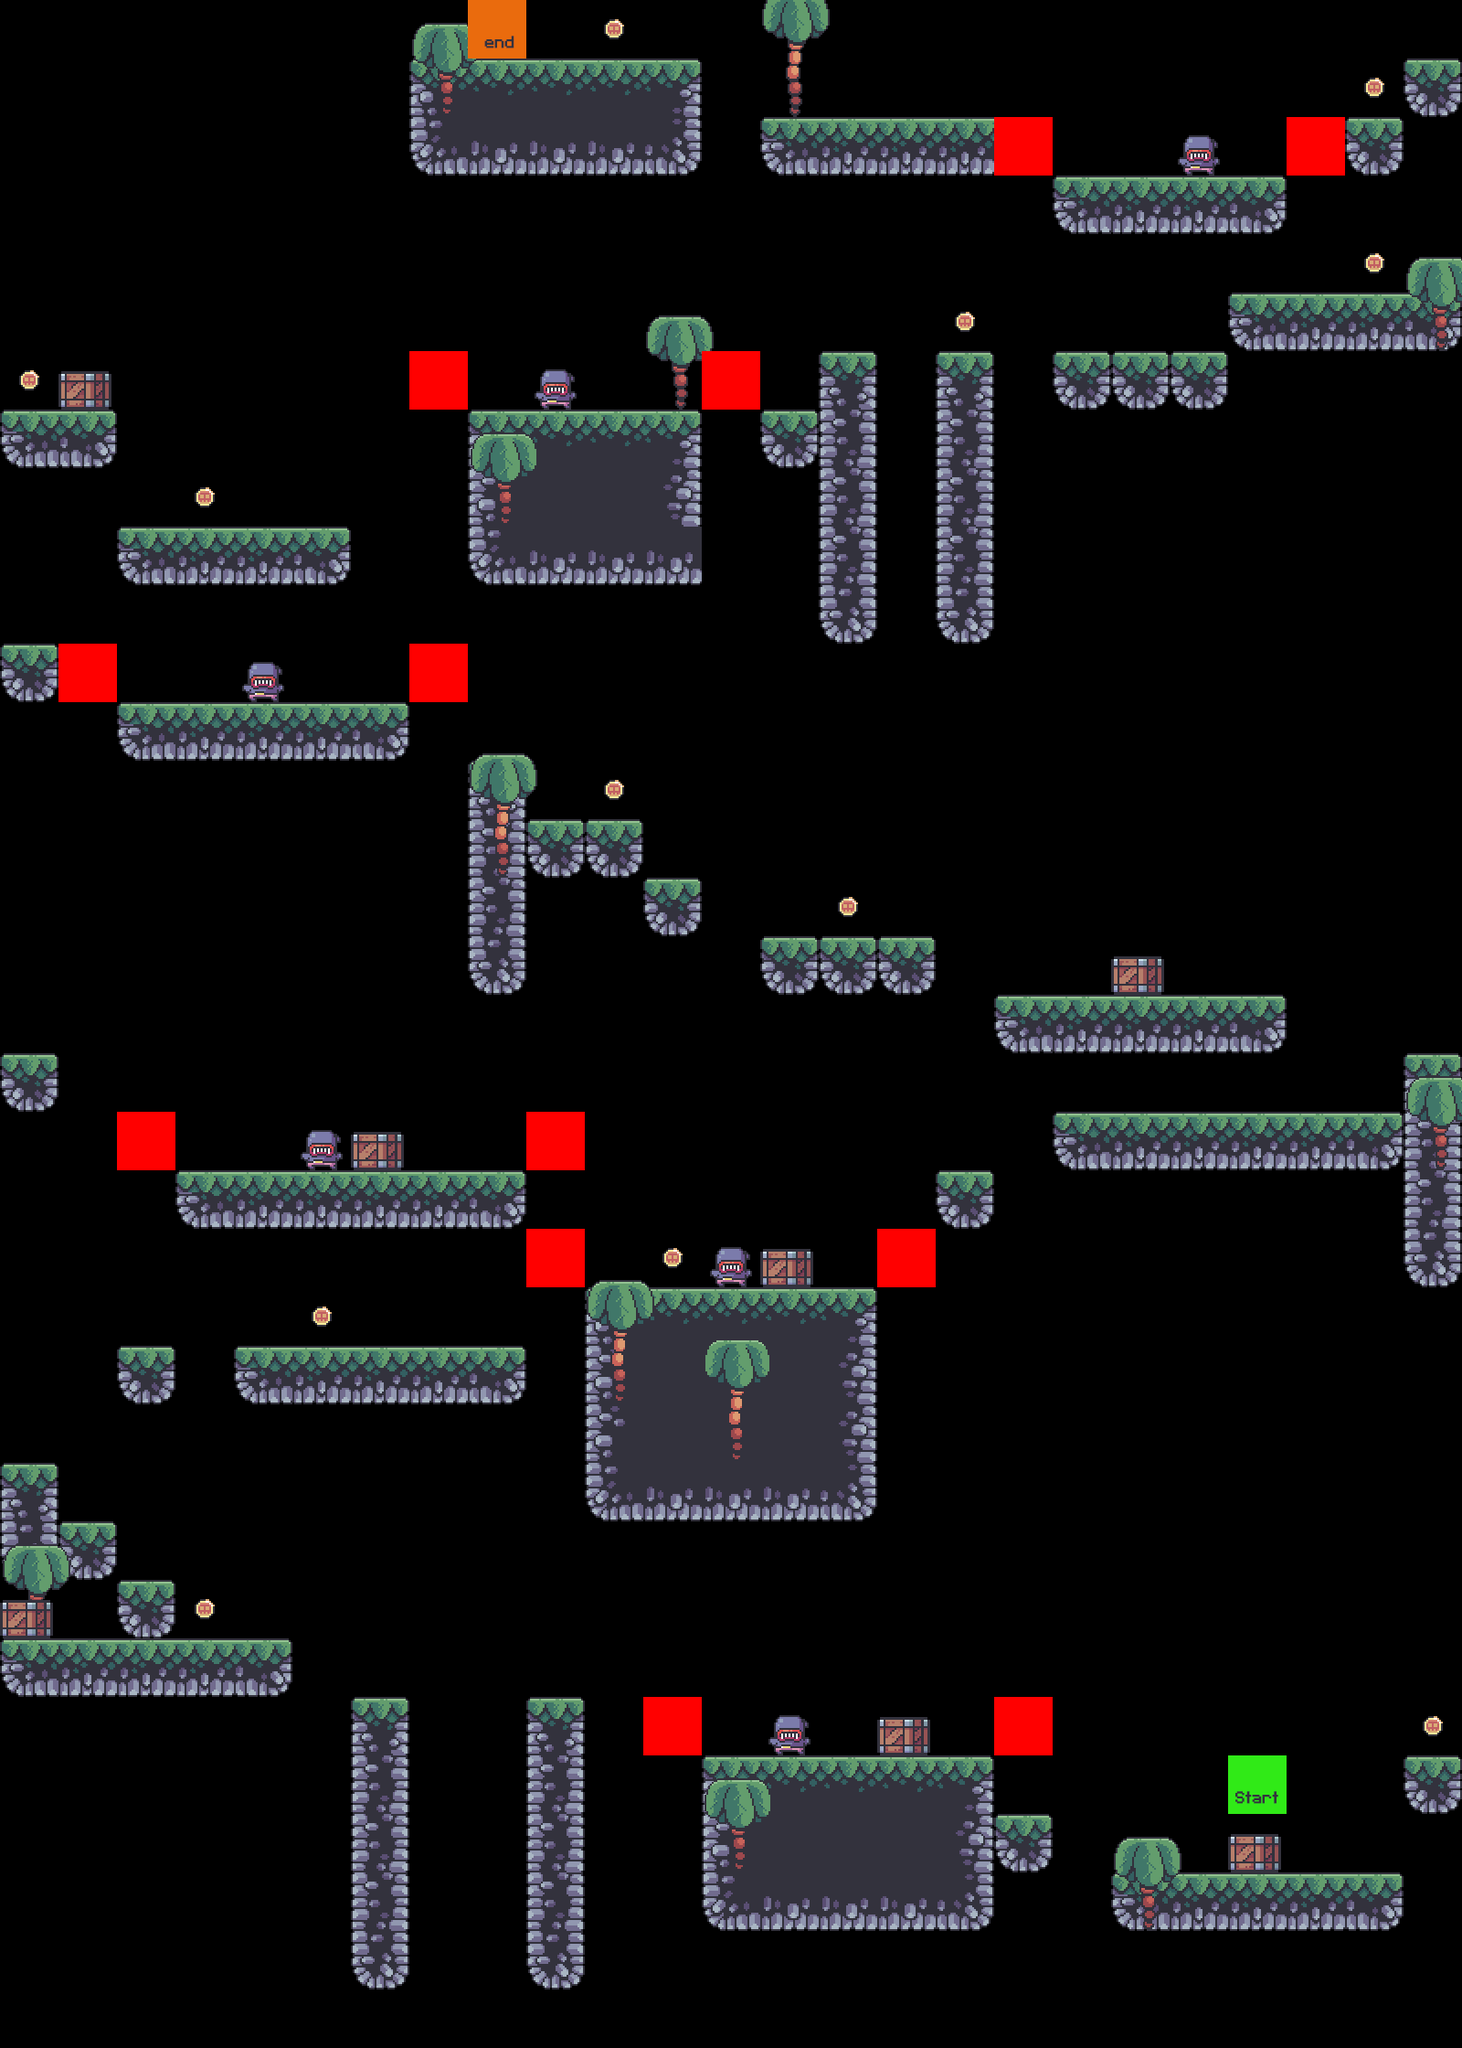

Below is a game level as drawn by its tile map, then a one-line description and the .tmx that defines it (tile-layer data replaced by summaries):
An orthogonal 25x35 tile map with 64x64 px tiles, 7 tile layers (terrain, fg_palm, player, coins, ...), 6 tilesets.

<map version="1.10" tiledversion="1.10.1" orientation="orthogonal" renderorder="right-down" width="25" height="35" tilewidth="64" tileheight="64" infinite="0" nextlayerid="9" nextobjectid="1">
 <editorsettings>
  <export target="1/Level_1.csv" format="csv" />
 </editorsettings>
 <tileset firstgid="1" source="tilesets/terrain_tiles.tsx" />
 <tileset firstgid="17" source="tilesets/coin_tiles.tsx" />
 <tileset firstgid="19" source="tilesets/crate.tsx" />
 <tileset firstgid="20" source="tilesets/enemy_tile.tsx" />
 <tileset firstgid="22" source="tilesets/palms.tsx" />
 <tileset firstgid="25" source="tilesets/player_tiles.tsx" />
 <layer id="2" name="terrain" width="25" height="35">
  <data>[875 cells, 162 non-empty, 16 distinct tile ids]</data>
 </layer>
 <layer id="7" name="fg_palm" width="25" height="35">
  <data>[875 cells, 12 non-empty, 2 distinct tile ids]</data>
 </layer>
 <layer id="8" name="player" width="25" height="35">
  <data>[875 cells, 2 non-empty, 2 distinct tile ids]</data>
 </layer>
 <layer id="3" name="coins" width="25" height="35">
  <data>[875 cells, 12 non-empty, 1 distinct tile ids]</data>
 </layer>
 <layer id="4" name="crates" width="25" height="35">
  <data>[875 cells, 7 non-empty, 1 distinct tile ids]</data>
 </layer>
 <layer id="5" name="enemies" width="25" height="35">
  <data>[875 cells, 6 non-empty, 1 distinct tile ids]</data>
 </layer>
 <layer id="6" name="constraints" width="25" height="35">
  <data>[875 cells, 12 non-empty, 1 distinct tile ids]</data>
 </layer>
</map>
